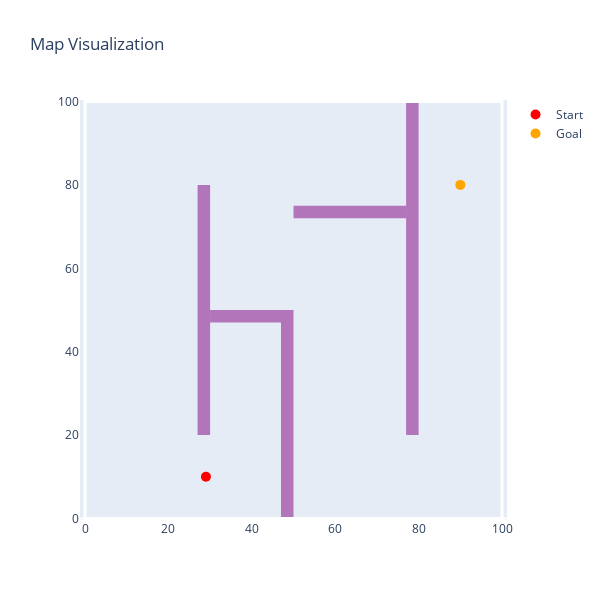

Here is the notebook cell this chart was saved with:
### Code cell
visualize_map_shapes(map_obj.grid, obs=map_obj.obstacles, start=map_obj.start, goal=map_obj.goal)

### Figure 1 — Plotly figure (JSON) as saved in the notebook; plotly's stock layout.template omitted (floating-point values rounded to 4 significant figures)
{"data": [{"marker": {"color": "red", "size": 10}, "mode": "markers", "name": "Start", "type": "scatter", "x": [29], "y": [10]}, {"marker": {"color": "orange", "size": 10}, "mode": "markers", "name": "Goal", "type": "scatter", "x": [90], "y": [80]}], "layout": {"height": 600, "shapes": [{"fillcolor": "purple", "line": {"width": 0}, "opacity": 0.5, "type": "rect", "x0": 27, "x1": 30, "y0": 20, "y1": 80}, {"fillcolor": "purple", "line": {"width": 0}, "opacity": 0.5, "type": "rect", "x0": 47, "x1": 50, "y0": 0, "y1": 50}, {"fillcolor": "purple", "line": {"width": 0}, "opacity": 0.5, "type": "rect", "x0": 77, "x1": 80, "y0": 20, "y1": 100}, {"fillcolor": "purple", "line": {"width": 0}, "opacity": 0.5, "type": "rect", "x0": 30, "x1": 47, "y0": 47, "y1": 50}, {"fillcolor": "purple", "line": {"width": 0}, "opacity": 0.5, "type": "rect", "x0": 50, "x1": 77, "y0": 72, "y1": 75}, {"fillcolor": "rgba(0,0,0,0)", "layer": "above", "line": {"color": "white", "width": 3}, "type": "rect", "x0": 0, "x1": 100, "y0": 0, "y1": 100}], "title": {"text": "Map Visualization"}, "width": 600, "xaxis": {"scaleanchor": "y", "showgrid": false}, "yaxis": {"showgrid": false}}}
